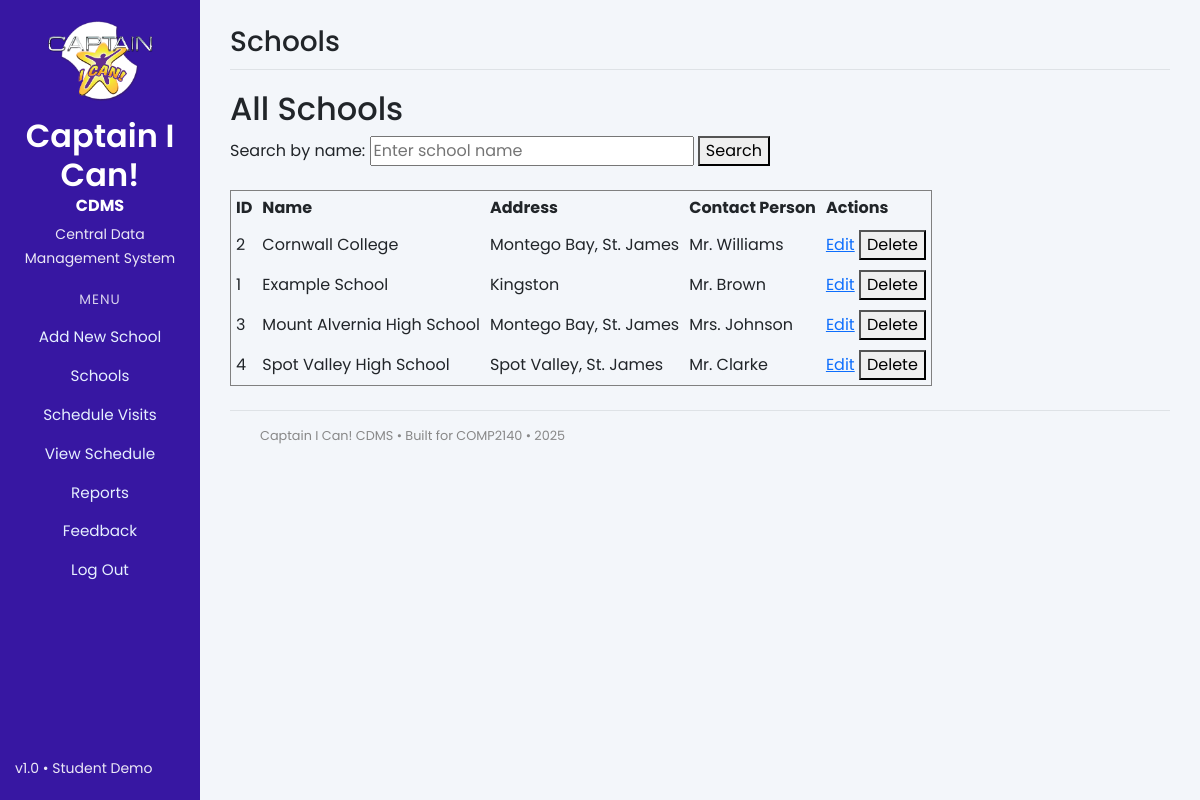
The page /schools (signed in) on the database its author committed.
### app.py (models this page shows)
class School(db.Model):
    __tablename__ = "schools"  # match your existing SQLite table name
    id = db.Column(db.Integer, primary_key=True)
    name = db.Column(db.String(150), nullable=False)
    capacity = db.Column(db.Integer)
    location = db.Column(db.String(200), nullable=False)
    contact_person = db.Column(db.String(100))
    start_time = db.Column(db.String(20))
    end_time = db.Column(db.String(20))
    exam_dates = db.Column(db.String(255))   # simple for now
    holidays = db.Column(db.String(255))
    num_teachers = db.Column(db.Integer)
    visits = db.relationship('Visit', backref='school', lazy=True)

### app.py (the view)
@app.route("/schools")
@login_required  # ADDED
def list_schools():
    search_term = request.args.get("search", "").strip()
    conn = get_db_connection()
    cursor = conn.cursor()
    if search_term:
        cursor.execute(
            """
            SELECT id, name, address, contact_person
            FROM schools
            WHERE name LIKE ?
            ORDER BY name ASC
            """,
            (f"%{search_term}%",),
        )
    else:
        cursor.execute(
            """
            SELECT id, name, address, contact_person
            FROM schools
            ORDER BY name ASC
            """
        )
    schools = cursor.fetchall()
    conn.close()
    return render_template("schools_list.html", schools=schools, search=search_term)

### app.py (called while the page is built)
def login_required(f):
    @wraps(f)
    def decorated_function(*args, **kwargs):
        if 'logged_in' not in session:
            flash('Please log in to access this page.', 'error')
            return redirect(url_for('login'))
        return f(*args, **kwargs)
    return decorated_function

def get_db_connection():
    conn = sqlite3.connect(DATABASE)
    conn.row_factory = sqlite3.Row  # allows column names
    return conn

### templates/schools_list.html (shortened to what this page needs)
{% extends "base.html" %}
{% block page_title %}Schools{% endblock %}
{% block content %}
<h2>All Schools</h2>
<form method="get" action="{{ url_for('list_schools') }}">
    <label for="search">Search by name:</label>
    <input type="text" id="search" name="search" value="{{ search or '' }}" placeholder="Enter school name">
    <button type="submit">Search</button>
</form>
<br>
{% if schools %}
<table border="1" cellpadding="5">
    <thead>
        <tr>
            <th>ID</th>
            <th>Name</th>
            <th>Address</th>
            <th>Contact Person</th>
            <th>Actions</th>
        </tr>
    </thead>
    <tbody>
        {% for school in schools %}
        <tr>
            <td>{{ school["id"]}}</td>
            <td>{{ school["name"] }}</td>
            <td>{{ school["address"] }}</td>
            <td>{{ school["contact_person"] }}</td>
            <td>
                <a href="{{ url_for('edit_school', school_id=school['id']) }}">Edit</a>
                <form method="post"
                      action="{{ url_for('delete_school', school_id=school['id']) }}"
                      style="display:inline;"
                      onsubmit="return confirm('Delete this school?');">
                    <button type="submit">Delete</button>
                </form>
            </td>
        </tr>
        {% endfor %}
    </tbody>
</table>
{% else %}
<p>No schools found.</p>
{% endif %}
{% endblock %}

### templates/base.html (style rules this page uses)
body { background-color: #f3f6fa; font-family: 'Poppins', sans-serif; }

### rows shown on the page
School: id "2", name "Cornwall College", address "Montego Bay, St. James", contact_person "Mr. Williams"
School: id "1", name "Example School", address "Kingston", contact_person "Mr. Brown"
School: id "3", name "Mount Alvernia High School", address "Montego Bay, St. James", contact_person "Mrs. Johnson"
School: id "4", name "Spot Valley High School", address "Spot Valley, St. James", contact_person "Mr. Clarke"

### other values the page prints
{{ 2025 }} "2025"
